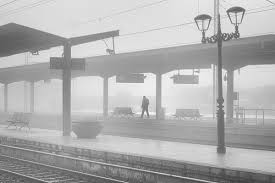
#> input picture Python/VA/img1.jpg, 275 x 183 px
$ python escaladegrises_Negativa.py
#> lines starting #> are read from the running program, lines starting #| are printed output that depends on the picture
from PIL import Image
import numpy as np
import matplotlib.pyplot as plt

Im_g = Image.open('img1.jpg').convert('L')
Im_ga = np.array(Im_g) #crea la matriz
print(Im_ga.shape) #tamaño de la matriz shape
#| (183, 275)
Im1 = 255 - Im_ga #Invertir la image"""
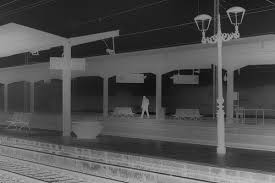
#> Im1: shape (183, 275); min 0, max 196, mean 78.9
plt.gray()
plt.imshow(Im_ga)
plt.axis("off") #para q no muestre el plano cartesiano

plt.figure() #para q muestre las dos imagenes
plt.gray()
plt.imshow(Im1)
plt.axis("off")

$ run again, with Python/VA/img2.jpg copied over Python/VA/img1.jpg
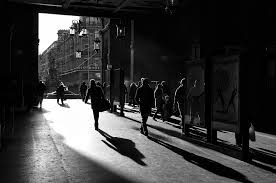
#> input picture Python/VA/img2.jpg, 276 x 183 px
#| (183, 276)
#> `Im1 = 255 - Im_ga #Invertir la image"""`:
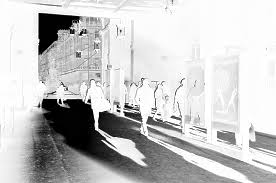
#> Im1: shape (183, 276); min 0, max 255, mean 198.3
